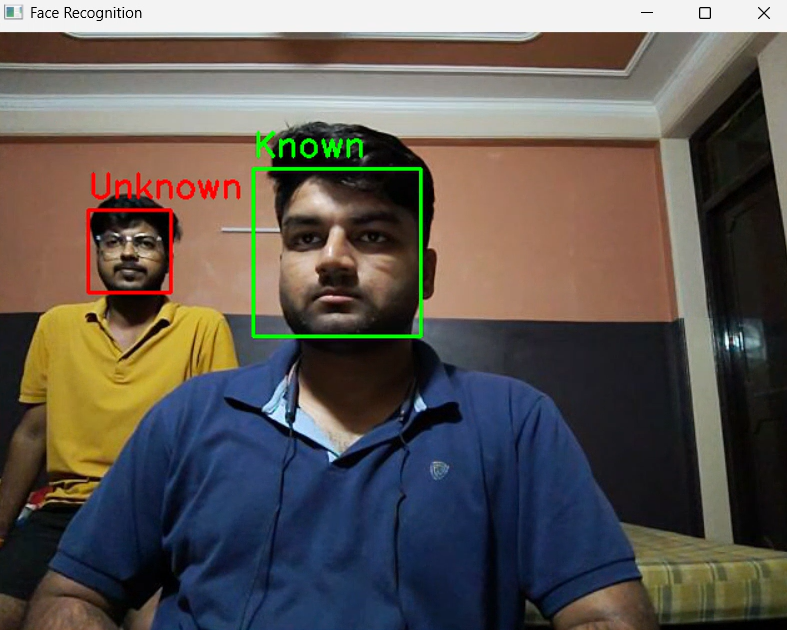
#> input picture Recognizing me between two real time human face.png, 787 x 630 px, given in place of the camera
$ python main.py
#> lines starting #> are read from the running program, lines starting #| are printed output that depends on the picture
#> the answer given: 1
# Importing the required Libraries
import os
import cv2
import numpy as np

# ==========================
# Function to Collect Faces
# ==========================
def collects_faces():
    face_classifier = cv2.CascadeClassifier('haarcascade_frontalface_default.xml')

    # Use DroidCam
    # If USB mode: cv2.VideoCapture(1)
    # If WiFi mode: cv2.VideoCapture("http://<YOUR_PHONE_IP>:4747/video")
    cap = cv2.VideoCapture(1)

    count = 0
    while True:
        ret, frame = cap.read()
#> frame is the input picture: shape (630, 787, 3); mean B, G, R 82.6, 88, 94.4
        if ret == False:
            continue

        count += 1

        gray_frame = cv2.cvtColor(frame, cv2.COLOR_BGR2GRAY)
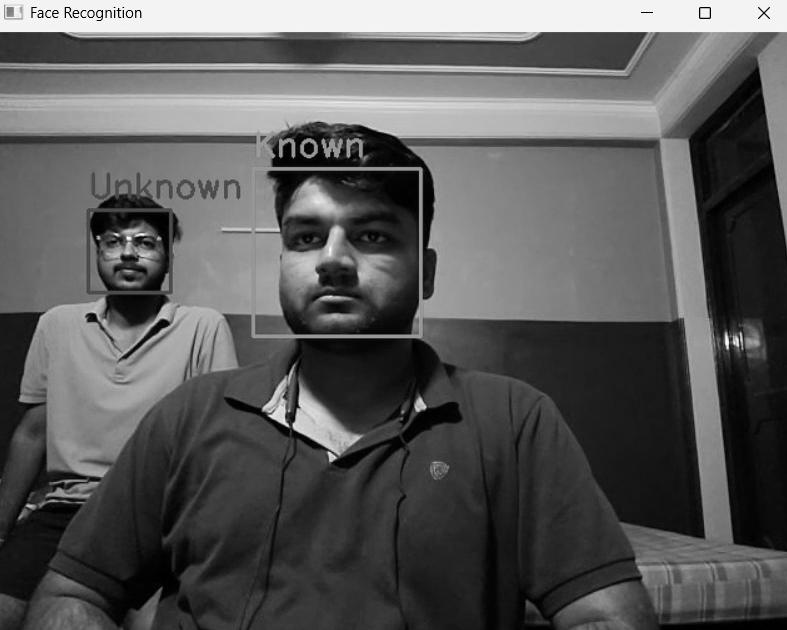
#> gray_frame: shape (630, 787); min 0, max 252, mean 89.3
        faces = face_classifier.detectMultiScale(gray_frame, 1.1, 4)
#> faces = [[89, 210, 80, 80], [254, 171, 165, 165]]

        for (x, y, w, h) in faces:
            captured_face = frame[y:y+h, x:x+w]

            cropped_face = cv2.resize(captured_face, (250, 250))
            gray_face = cv2.cvtColor(cropped_face, cv2.COLOR_BGR2GRAY)

            faces_collection_directory = 'faces'
            if not os.path.exists(faces_collection_directory):
                os.mkdir(faces_collection_directory)

            face_path = os.path.join(faces_collection_directory, "user" + str(count) + ".jpg")
            cv2.imwrite(face_path, gray_face)

            cv2.putText(gray_face, str(count), (50, 50),
                        cv2.FONT_HERSHEY_SIMPLEX, 1, (255, 255, 255), 2)
            cv2.imshow("Face", gray_face)
#> this loop made 2 passes
#> pass 1, in collects_faces, `captured_face = frame[y:y+h, x:x+w]`:
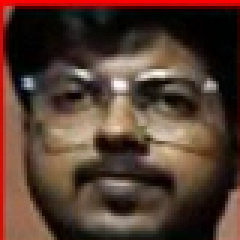
#> captured_face: shape (80, 80, 3) (shown 3 times larger); mean B, G, R 48.9, 60.5, 84.9
#> pass 1, in collects_faces, `cropped_face = cv2.resize(captured_face, (250, 250))`:
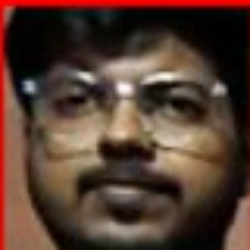
#> cropped_face: shape (250, 250, 3); mean B, G, R 48.8, 60.3, 84.8
#> pass 1, in collects_faces, `gray_face = cv2.cvtColor(cropped_face, cv2.COLOR_BGR2GRAY)`:
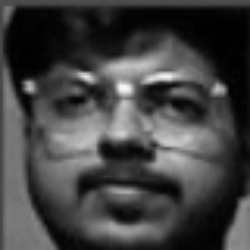
#> gray_face: shape (250, 250); min 0, max 250, mean 66.3
#> after the loop:
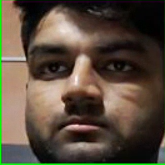
#> captured_face: shape (165, 165, 3); mean B, G, R 61, 76, 89
#> after the loop:
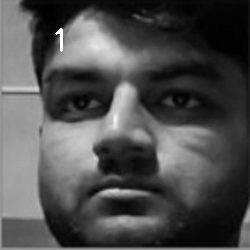
#> gray_face: shape (250, 250); min 0, max 255, mean 78.3

        if cv2.waitKey(1) & 0xFF == ord('q'):
#> (key q is pressed here)
            break
        if count == 100:
            break

    cap.release()
    cv2.destroyAllWindows()
    print(f"{count} number of Sample faces are Collected Successfully")

# ==========================
# Function to Train Model
# ==========================
# [58 lines left out: functions Training_model, Testing_model, not called in this run]

# ==========================
# Main Function
# ==========================
def main():
    while True:
        print("\nPress 1 to collect Sample Faces")
        print("Press 2 to Train the Model")
        print("Press 3 to Test the Model")
        print("Press 4 to Exit the App")

#> (the run stopped early here; a loop or call above may not have finished)
